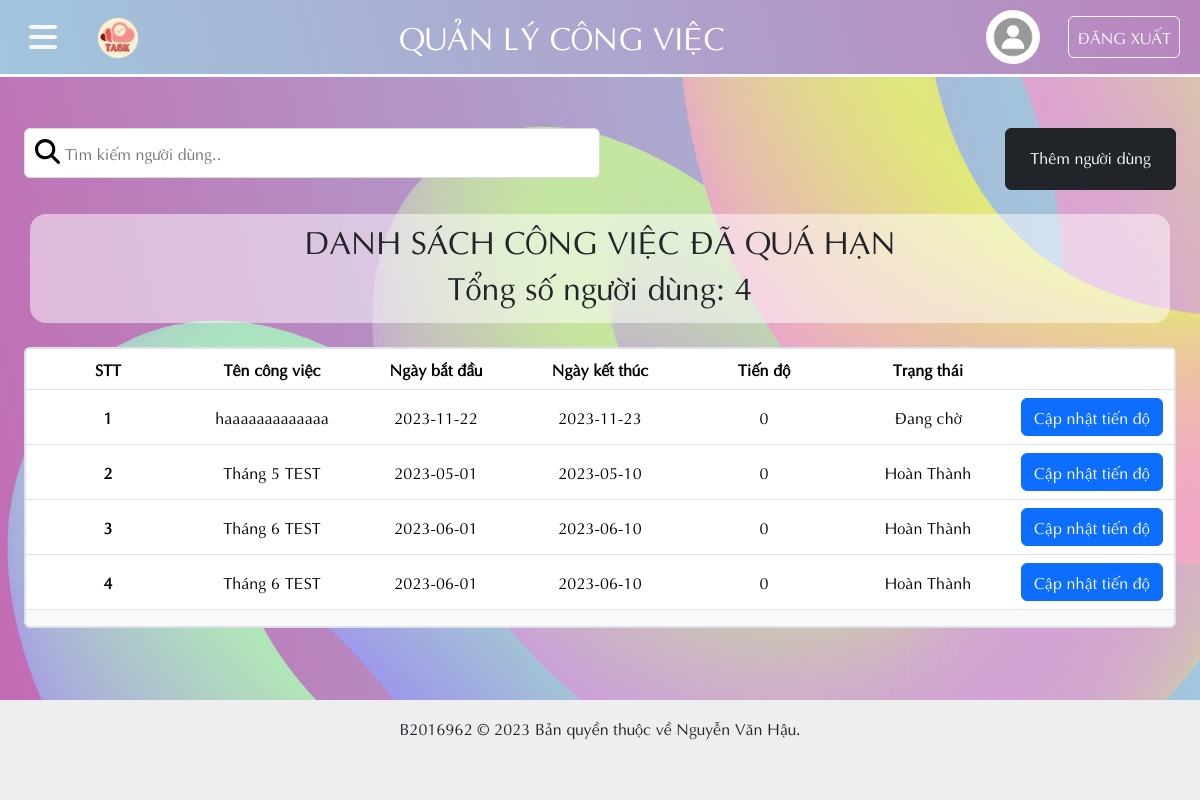
The page /User/nd_cv_quahan.php (signed in) on the database its author committed.
### tables this page shows
CREATE TABLE `congviec` (
  `CV_MA` int(10) NOT NULL,
  `CV_TEN` varchar(50) NOT NULL,
  `CV_NGAYBATDAU` date NOT NULL,
  `CV_NGAYKETTHUC` date NOT NULL,
  `CV_NOIDUNG` text NOT NULL,
  `CV_TIENDO` varchar(50) NOT NULL,
  `CV_TRANGTHAICV` varchar(50) NOT NULL,
  `CV_NGAYTAO` date NOT NULL,
  `CV_NTH` int(10) NOT NULL,
  `CV_NGS` int(10) NOT NULL,
  `LCV_MA` int(10) NOT NULL
);

### User/nd_cv_quahan.php (the view, shortened to what this page needs)
<?php include_once '../condb/condb.php';
$email = $_SESSION['nguoidung'];
$query = "select * from nguoidung where ND_EMAIL ='$email'";
$sql = mysqli_query($conn, $query);
$nguoidung = mysqli_fetch_assoc($sql);
$nd_ma = $nguoidung['ND_MA'];
?>
<!DOCTYPE html>
<html lang="en">
<head>
    <link href="../styles/style.css?v=<?php echo time(); ?>" rel="stylesheet" type="text/css" />
    <link href="https://cdn.jsdelivr.net/npm/bootstrap@5.3.2/dist/css/bootstrap.min.css" rel="stylesheet"
>
    <link rel="stylesheet" href="https://cdnjs.cloudflare.com/ajax/libs/font-awesome/6.4.2/css/all.min.css">
</head>
<body>
    <header>
        <nav class=" navbar navbar-expand custom_navbar_bg fixed-top border-bottom border-light border-3">
            <button class=" btn mx-3" type="button" data-bs-toggle="offcanvas" data-bs-target="#sidebar_content" aria-controls="sidebar_content">
                <i class="fa-solid fs-2 text-light fa-bars"></i>
            </button>
            <div class="container-fluid">
                <a class="navbar-brand text-white fs-4" href="trangchu.php"><img src="../image/logo.png" style="width: 40px;" class="w3-circle"></a>
                <a class="navbar-brand text-white fs-2"> QUẢN LÝ CÔNG VIỆC </a>
                <div class="">
                    <a href="#"><img class="rounded-circle me-4" width="54px" src="../Image/default_avatar.jpg" alt="Profile Picture"></a>
                    <a class="btn btn-outline-light px-2 py-2 me-2" href="dangxuat.php" role="button">ĐĂNG XUẤT</a>
                </div>
            </div>
        </nav>
    </header>
    <main>
        <div class="rounded p-4 d-flex justify-content-sm-between">
            <input class="rounded-2" type="text" id="searchBar" placeholder="Tìm kiếm người dùng.." title="Nhập thông tin người dùng">
            <a href="ad_nguoidung_them.php" class="btn btn-dark p-3 px-4">Thêm người dùng</a>
        </div>
        <?php
    $query_cv = "select * from congviec where CV_NTH =$nd_ma and CV_TIENDO < 100 and CV_NGAYKETTHUC < NOW()";
    $ds_cv = mysqli_query($conn, $query_cv);
    $soluong_cv = $ds_cv->num_rows;
    ?>
        <div class="container bg-white w-80 rounded-4 p-2" style="--bs-bg-opacity: .5;">
            <h2 class="text-center ">DANH SÁCH CÔNG VIỆC ĐÃ QUÁ HẠN</h2>
            <h2 class="text-center ">Tổng số người dùng: <?php echo $soluong_cv;?></h2>
        </div>
        <div class="m-4 ms-4 rounded bg-light border border-2">
            <table id="dataTable" class="table text-center align-middle">
                <thead class="align-middle">
                    <tr>
                        <th scope="col">STT</th>
                        <th scope="col">Tên công việc</th>
                        <th scope="col">Ngày bắt đầu</th>
                        <th scope="col">Ngày kết thúc</th>
                        <th scope="col">Tiến độ</th>
                        <th scope="col">Trạng thái</th>
                        <th scope="col"></th>
                    </tr>
                </thead>
                <tbody>
                    <?php
$i = 1;
while ($cv = mysqli_fetch_assoc($ds_cv)):
    ?>
                    <tr>
                        <th scope="row">
                            <?php echo $i;
    $i += 1; ?>
                        </th>
                        <td>
                            <?php echo $cv['CV_TEN']; ?>
                        </td>
                        <td>
                            <?php echo $cv['CV_NGAYBATDAU']; ?>
                        </td>
                        <td>
                            <?php echo $cv['CV_NGAYKETTHUC']; ?>
                        </td>
                        <td>
                            <?php echo $cv['CV_TIENDO']; ?>
                        </td>
                        <td>
                            <?php echo $cv['CV_TRANGTHAICV']; ?>
                        </td>
                        <td>
                            <button title="Cập nhật tiến độ" type="button" class="btn-primary btn" data-toggle="modal" data-target="#myModal">
                                Cập nhật tiến độ
                            </button>
                        </td>
                    </tr>
                    <?php
endwhile;
?>
                </tbody>
            </table>
        </div>
    </main>
    <footer class="footer_container d-flex justify-content-center p-3 text-dark">
        <p>B2016962 &copy; 2023 Bản quyền thuộc về Nguyễn Văn Hậu.</p>
    </footer>
</body>
</html>

### styles/style.css (style rules this page uses)
* { margin: 0; padding: 0; box-sizing: border-box; font-family: Aptima; }
body { background-image: url(../Image/background.png); background-repeat: no-repeat; background-size: cover; background-attachment: fixed; }
nav { transition: all 0.2s ease-in-out; }
.custom_navbar_bg { background-image: linear-gradient( 75deg, #a1c6dd 0%, #a1c6dd 0%, #b985be 100% ); }
.footer_container { min-height: 100px; background-color: #eeeef0; }
footer { background-color: rgba(225, 225, 225, 0.4); backdrop-filter: blur(10px); height: 80px; }
main { min-height: 620px; margin-top: 80px; padding-top: 24px; }
@media (min-width: 992px) { .container, .container-lg, .container-md, .container-sm { max-width: 960px; min-width: 700px; } }
#searchBar { background-image: url(../Image/SearchIcon.svg); background-position: 10px 10px; background-size: 25px; background-repeat: no-repeat; width: 50%; font-size: 16px; padding: 12px 20px 12px 40px; border: 1px solid #ddd; margin-bottom: 12px; }
table { width: 100%; }
thead, tbody tr { display: table; width: 100%; table-layout: fixed; }
tbody { display: block; overflow-y: auto; table-layout: fixed; max-height: 500px; }

### rows shown on the page
congviec: CV_TEN "haaaaaaaaaaaaa", CV_NGAYBATDAU "2023-11-22", CV_NGAYKETTHUC "2023-11-23", CV_TIENDO "0", CV_TRANGTHAICV "Đang chờ"
congviec: CV_TEN "Tháng 5 TEST", CV_NGAYBATDAU "2023-05-01", CV_NGAYKETTHUC "2023-05-10", CV_TIENDO "0", CV_TRANGTHAICV "Hoàn Thành"
congviec: CV_TEN "Tháng 6 TEST", CV_NGAYBATDAU "2023-06-01", CV_NGAYKETTHUC "2023-06-10", CV_TIENDO "0", CV_TRANGTHAICV "Hoàn Thành"
congviec: CV_TEN "Tháng 6 TEST", CV_NGAYBATDAU "2023-06-01", CV_NGAYKETTHUC "2023-06-10", CV_TIENDO "0", CV_TRANGTHAICV "Hoàn Thành"

### other values the page prints
$soluong_cv "4"
